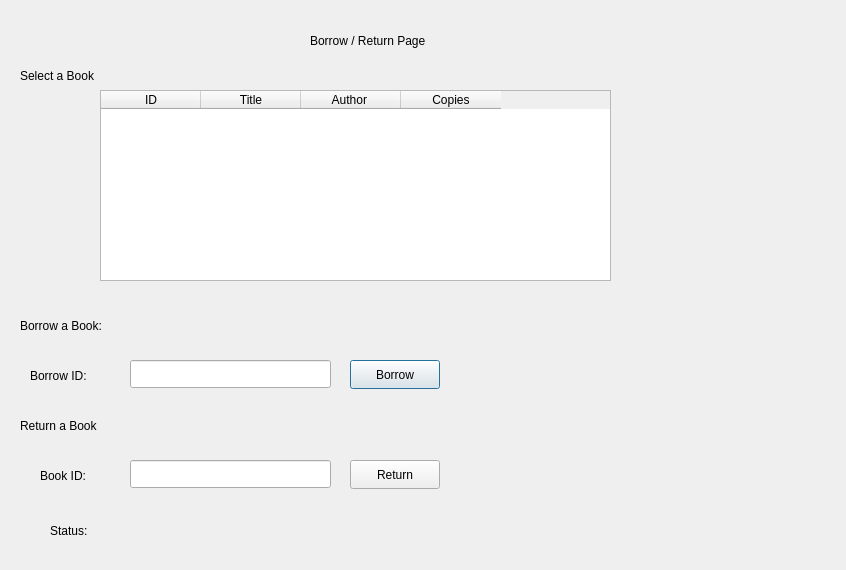
<?xml version="1.0" encoding="UTF-8"?>
<ui version="4.0">
 <class>BorrowReturn</class>
 <widget class="QDialog" name="BorrowReturn">
  <property name="geometry">
   <rect>
    <x>0</x>
    <y>0</y>
    <width>846</width>
    <height>570</height>
   </rect>
  </property>
  <property name="windowTitle">
   <string>Dialog</string>
  </property>
  <widget class="QLabel" name="selectlabel">
   <property name="geometry">
    <rect>
     <x>20</x>
     <y>60</y>
     <width>91</width>
     <height>31</height>
    </rect>
   </property>
   <property name="text">
    <string>Select a Book</string>
   </property>
  </widget>
  <widget class="QTableWidget" name="tableWidget">
   <property name="geometry">
    <rect>
     <x>100</x>
     <y>90</y>
     <width>511</width>
     <height>191</height>
    </rect>
   </property>
   <column>
    <property name="text">
     <string>ID</string>
    </property>
   </column>
   <column>
    <property name="text">
     <string>Title</string>
    </property>
   </column>
   <column>
    <property name="text">
     <string>Author </string>
    </property>
   </column>
   <column>
    <property name="text">
     <string>Copies</string>
    </property>
   </column>
  </widget>
  <widget class="QLabel" name="label">
   <property name="geometry">
    <rect>
     <x>310</x>
     <y>10</y>
     <width>211</width>
     <height>61</height>
    </rect>
   </property>
   <property name="text">
    <string>Borrow / Return Page</string>
   </property>
  </widget>
  <widget class="QLabel" name="selectlabel_2">
   <property name="geometry">
    <rect>
     <x>30</x>
     <y>360</y>
     <width>91</width>
     <height>31</height>
    </rect>
   </property>
   <property name="text">
    <string>Borrow ID: </string>
   </property>
  </widget>
  <widget class="QLabel" name="selectlabel_3">
   <property name="geometry">
    <rect>
     <x>40</x>
     <y>460</y>
     <width>91</width>
     <height>31</height>
    </rect>
   </property>
   <property name="text">
    <string>Book ID: </string>
   </property>
  </widget>
  <widget class="QLabel" name="selectlabel_4">
   <property name="geometry">
    <rect>
     <x>20</x>
     <y>310</y>
     <width>111</width>
     <height>31</height>
    </rect>
   </property>
   <property name="text">
    <string>Borrow a Book: </string>
   </property>
  </widget>
  <widget class="QLabel" name="selectlabel_5">
   <property name="geometry">
    <rect>
     <x>20</x>
     <y>410</y>
     <width>121</width>
     <height>31</height>
    </rect>
   </property>
   <property name="text">
    <string>Return a Book </string>
   </property>
  </widget>
  <widget class="QLabel" name="statusLabel">
   <property name="geometry">
    <rect>
     <x>50</x>
     <y>510</y>
     <width>711</width>
     <height>41</height>
    </rect>
   </property>
   <property name="text">
    <string>Status: </string>
   </property>
  </widget>
  <widget class="QLineEdit" name="returnID">
   <property name="geometry">
    <rect>
     <x>130</x>
     <y>460</y>
     <width>201</width>
     <height>28</height>
    </rect>
   </property>
  </widget>
  <widget class="QLineEdit" name="borrowID">
   <property name="geometry">
    <rect>
     <x>130</x>
     <y>360</y>
     <width>201</width>
     <height>28</height>
    </rect>
   </property>
  </widget>
  <widget class="QPushButton" name="borrowButton">
   <property name="geometry">
    <rect>
     <x>350</x>
     <y>360</y>
     <width>90</width>
     <height>29</height>
    </rect>
   </property>
   <property name="text">
    <string>Borrow</string>
   </property>
  </widget>
  <widget class="QPushButton" name="returnButton">
   <property name="geometry">
    <rect>
     <x>350</x>
     <y>460</y>
     <width>90</width>
     <height>29</height>
    </rect>
   </property>
   <property name="text">
    <string>Return</string>
   </property>
  </widget>
 </widget>
 <resources/>
 <connections/>
</ui>
